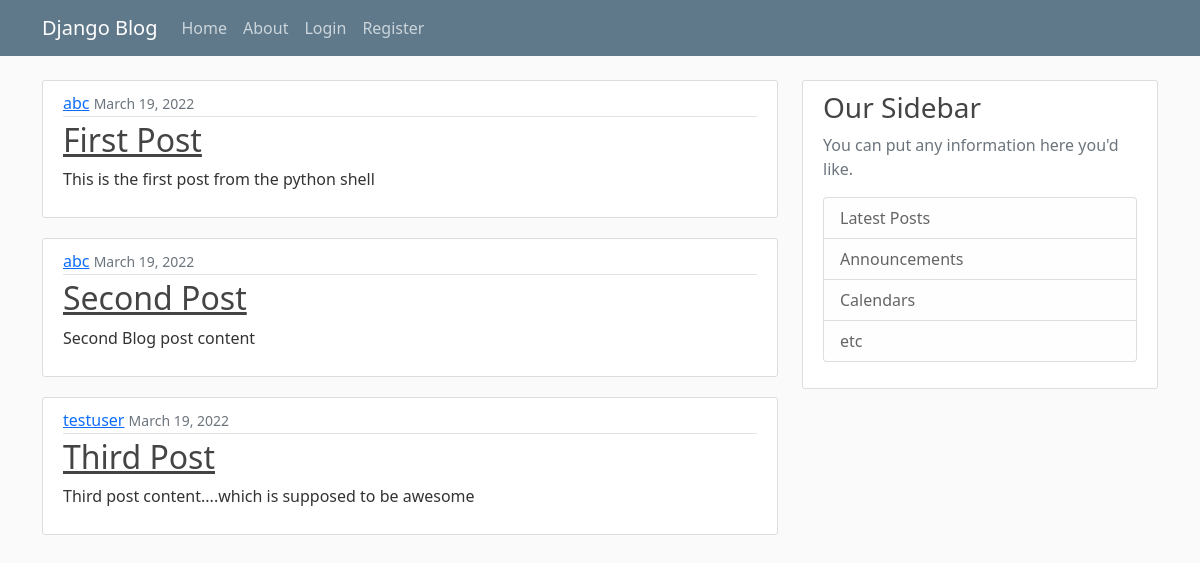
Screenshot of /blog/ with the database file from the repository.
### blog/models.py (models this page shows, shortened)
class Post(models.Model):
    title = models.CharField(max_length=100)
    content = models.TextField()
    date_posted = models.DateTimeField(default=timezone.now)
    author = models.ForeignKey(User, on_delete=models.CASCADE)

### blog/views.py (the view)
# urls.py: path('', views.home, name='blog-home'),
def home(request):
    posts = Post.objects.all()
    context = {'posts': posts, 'title': 'Blog Home page'}
    return render(request, 'blog/home.html',context)

### blog/templates/blog/home.html
{% extends 'blog/base.html' %}
{% block content %}
    {% for post in posts %}
        <article class="media content-section">
          <div class="media-body">
            <div class="article-metadata">
              <a class="mr-2" href="#">{{ post.author }}</a>
              <small class="text-muted">{{ post.date_posted | date:"F d, Y" }}</small>
            </div>
            <h2><a class="article-title" href="#">{{ post.title }}</a></h2>
            <p class="article-content">{{ post.content }}</p>
          </div>
        </article>
    {% endfor %}
{% endblock content %}

### blog/templates/blog/base.html (shortened to what this page needs)
<!DOCTYPE html>
{% load static %}
<html lang="en">
<head>
    <link href="https://cdn.jsdelivr.net/npm/bootstrap@5.1.3/dist/css/bootstrap.min.css" rel="stylesheet">
    <link rel="stylesheet" type="text/css" href="{% static 'blog/main.css' %}">
</head>
<body>
    <header class="site-header">
      <nav class="navbar navbar-expand-md navbar-dark bg-steel fixed-top">
        <div class="container">
          <a class="navbar-brand mr-4" href="{% url 'blog-home' %}">Django Blog</a>
          <div class="collapse navbar-collapse" id="navbarToggle">
            <div class="navbar-nav mr-auto">
              <a class="nav-item nav-link" href="{% url 'blog-home' %}">Home</a>
              <a class="nav-item nav-link" href="{% url 'blog-about' %}">About</a>
            </div>
            <div class="navbar-nav">
                {% if user.is_authenticated %}
                    <a class="nav-item nav-link" href="{% url 'profile' %}">Profile</a>
                    <a class="nav-item nav-link" href="{% url 'logout' %}">Logout</a>
                {% else %}
                    <a class="nav-item nav-link" href="{% url 'login' %}">Login</a>
                    <a class="nav-item nav-link" href="{% url 'register' %}">Register</a>
                {% endif %}
            </div>
          </div>
        </div>
      </nav>
    </header>
    <main role="main" class="container">
      <div class="row">
        <div class="col-md-8">
          {% block content %}{% endblock %}
        </div>
        <div class="col-md-4">
          <div class="content-section">
            <h3>Our Sidebar</h3>
            <p class='text-muted'>You can put any information here you'd like.
              <ul class="list-group">
                <li class="list-group-item list-group-item-light">Latest Posts</li>
                <li class="list-group-item list-group-item-light">Announcements</li>
                <li class="list-group-item list-group-item-light">Calendars</li>
                <li class="list-group-item list-group-item-light">etc</li>
              </ul>
            </p>
          </div>
        </div>
      </div>
    </main>
</body>
</html>

### blog/static/blog/main.css (style rules this page uses)
body { background: #fafafa; color: #333333; margin-top: 5rem; }
h1, h2, h3, h4, h5, h6 { color: #444444; }
ul { margin: 0; }
.bg-steel { background-color: #5f788a; }
.site-header .navbar-nav .nav-link { color: #cbd5db; }
.content-section { background: #ffffff; padding: 10px 20px; border: 1px solid #dddddd; border-radius: 3px; margin-bottom: 20px; }
.article-title { color: #444444; }
.article-content { white-space: pre-line; }
.article-metadata { padding-bottom: 1px; margin-bottom: 4px; border-bottom: 1px solid #e3e3e3 }

### rows the page displays
Post: author "abc", date_posted "March 19, 2022", title "First Post", content "This is the first post from the python shell"
Post: author "abc", date_posted "March 19, 2022", title "Second Post", content "Second Blog post content"
Post: author "testuser", date_posted "March 19, 2022", title "Third Post", content "Third post content....which is supposed to be awesome"
